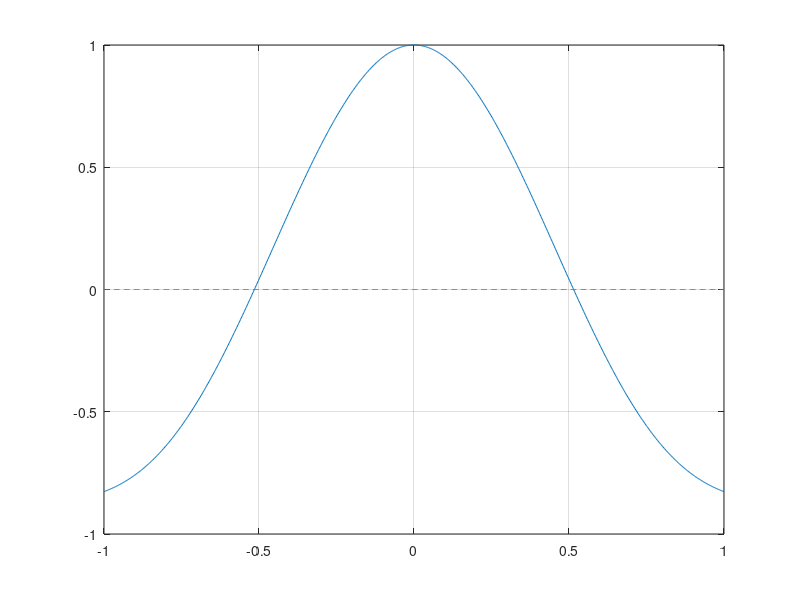

Reproduce this figure in MATLAB. (Note: this script raises an error after producing the figure.)
clear
clc
close all

f = @(x) cos(2*x).^2 - x.^2;
x = linspace(-1, 1, 1000);

%% 1

plot(x, f(x))
grid on
hold on
plot(x, 0*x, '--')

% funzione pari, basta che cerco quello positvo e trovo anche lo zero
% negativo

%% 2

% phi(x) = x + A*f(x)
% phi'(alpha) = 1 + A*f'(alpha)
% |phi'(alpha)| < 1
% |1 + A*f'(alpha)| < 1
% -2 < A*f'(alpha) < 0
% f'(allpha) è negativo per l'alpha positivo
%2 0 < A < 2/f'(alpha)

%% 3

x0 = 0.1;
tol = 1e-10;
nmax = 1000;
a = -1;
b = 1;

A1 = 0.1;
phi1 = @(x) x + A1*f(x);
[succ1, it1] = ptofis(x0, phi1, nmax, tol, a, b);
alpha = succ1(end);

df = @(x) -4*cos(2*x).*sin(2*x) - 2*x;
% estremo superiore per la scelta di alpha
Asup = -2/df(alpha);

A2 = 0.6;
phi2 = @(x) x + A2*f(x);
[succ2, it2] = ptofis(x0, phi2, nmax, tol, a, b);

A3 = 0.75;
phi3 = @(x) x + A3*f(x);
[succ3, it3] = ptofis(x0, phi3, nmax, tol, a, b);

A4 = 0.6;
% cambio x0
phi4 = @(x) x + A4*f(x);
[succ4, it4] = ptofis(2, phi4, nmax, tol, a, b);

%% 4

[p1, c1] = stimap(succ1);
[p2, c2] = stimap(succ2);
[p3, c3] = stimap(succ3);
[p4, c4] = stimap(succ4);

%% 5

% per avere convergenza del secondo ordine phi'(alpha) = 0
% phi'(alpha) = 1 + A*f'(alpha) = 0
% Aopt = -1/f'(alpha)

Aopt = -1/df(alpha);

phi_opt = @(x) x + Aopt*f(x);
[succ_opt, it_opt] = ptofis(0.1, phi_opt, nmax, tol, a, b);
[p_opt, c_opt] = stimap(succ_opt);

%% 6

phi_n = @(x) x - f(x)./df(x);
[succ_n, it_n] = ptofis(0.1, phi_n, nmax, tol, a, b);
[p_n, c_n] = stimap(succ_n);

vett_x0 = 0.01:.01:1;
vett_sol = [];
for x0 = vett_x0
    [succ_n, it_n] = ptofis(x0, phi_n, nmax, tol, a, b);
    vett_sol = [vett_sol succ_n(end)];
end

plot(vett_x0, vett_sol)

% x0 in [0.12, 0.88]